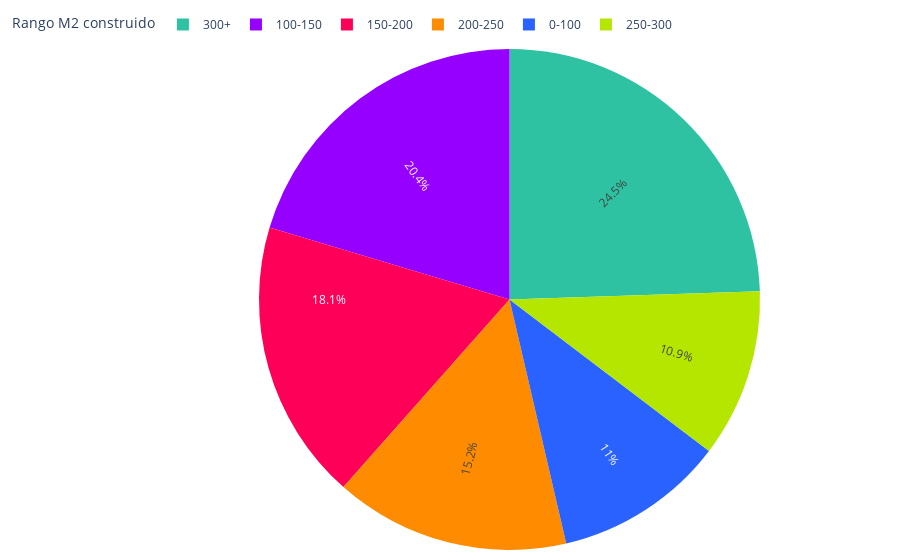

The notebook cell this image was saved under:
### Code cell
def sumar_tablas(dataframes_list):
    tabla_suma = None
    
    for df in dataframes_list:
        tabla_actual = df.groupby(['m2_construido', 'segmento']).size().unstack(fill_value=0)
        
        if tabla_suma is None:
            tabla_suma = tabla_actual
        else:
            tabla_suma = tabla_suma.add(tabla_actual, fill_value=0)
    
    print("Tabla general de frecuencia:")
    print(tabla_suma)
    
    fig = graficar_tabla(tabla_suma)
    
    # Guardar la gráfica como archivo HTML
    guardar_grafico_como_html(fig, 'g_pie_dist_m2_construidos', carpeta='assets/graficas')
    
    return fig

colores = ['#2962ff', '#9500ff', '#ff0059', '#ff8c00', '#b4e600', '#2EC2A2','#E50CB6','#4225CF','#2CBA4D']

def graficar_tabla(tabla):
    # Sumar los valores por 'm2_contruido' para obtener el total por rango de M2
    suma_por_m2 = tabla.sum(axis=1)
    
    fig = go.Figure(data=[go.Pie(
        labels=suma_por_m2.index.astype(str),
        values=suma_por_m2.values,
        marker=dict(colors=colores),
        textinfo='percent',
        insidetextorientation='radial'
    )])
    
    fig.update_layout(
        # title="Distribución de M2 construidos",
        legend_title="Rango M2 construido",
        barmode='group',
        legend=dict(
            orientation='h',  # Orientación horizontal de la leyenda
            yanchor='bottom',  # Anclar al borde inferior
            y=1.02, 
            xanchor='right',
            x=0.72
        ),
        plot_bgcolor='rgba(0,0,0,0)',  # Color de fondo del gráfico
        margin=dict(l=10, r=10, t=10, b=10) # Ajusta los márgenes (left, right, top, bottom)
    )    
    
    fig.show()
    return fig

def guardar_grafico_como_html(fig, nombre_archivo, carpeta='assets/graficas'):
    # Crear la carpeta si no existe
    if not os.path.exists(carpeta):
        os.makedirs(carpeta)
    
    # Guardar la gráfica como archivo HTML en la carpeta especificada
    ruta_archivo = os.path.join(carpeta, f'{nombre_archivo}.html')
    pio.write_html(fig, ruta_archivo)

fig1 = sumar_tablas(dataframes_list)

### Figure 1 — Plotly figure (JSON) as saved in the notebook; plotly's stock layout.template omitted (floating-point values rounded to 4 significant figures)
{"data": [{"insidetextorientation": "radial", "labels": ["0-100", "100-150", "150-200", "200-250", "250-300", "300+"], "marker": {"colors": ["#2962ff", "#9500ff", "#ff0059", "#ff8c00", "#b4e600", "#2EC2A2", "#E50CB6", "#4225CF", "#2CBA4D"]}, "textinfo": "percent", "type": "pie", "values": [4855, 8964, 7973, 6680, 4781, 10779]}], "layout": {"barmode": "group", "legend": {"orientation": "h", "title": {"text": "Rango M2 construido"}, "x": 0.72, "xanchor": "right", "y": 1.02, "yanchor": "bottom"}, "margin": {"b": 10, "l": 10, "r": 10, "t": 10}, "plot_bgcolor": "rgba(0,0,0,0)"}}
